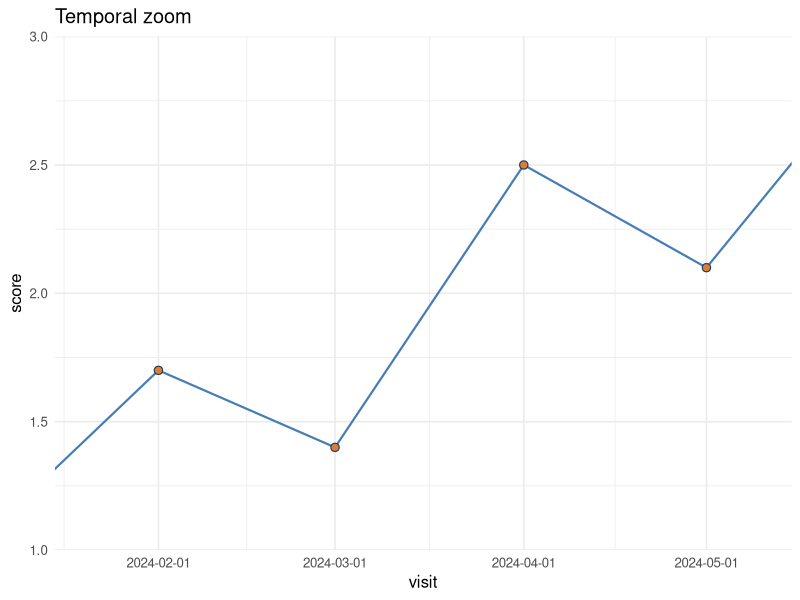
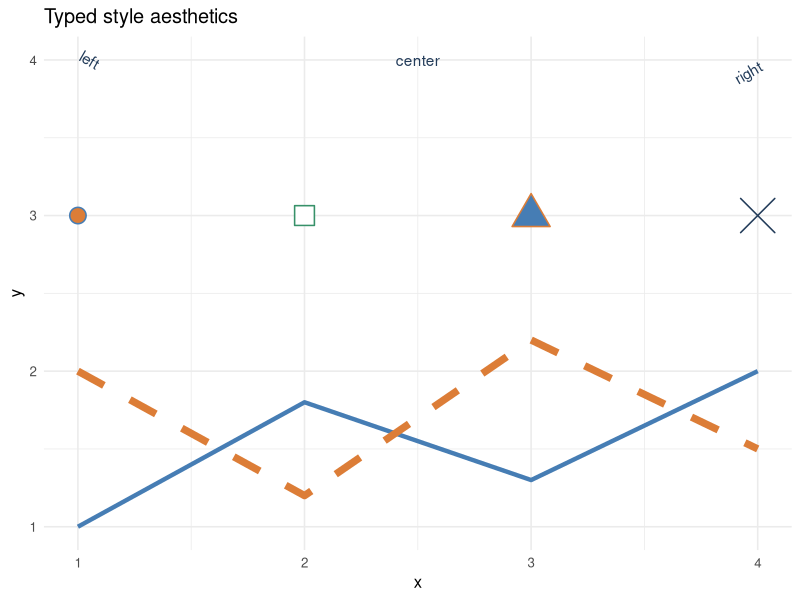
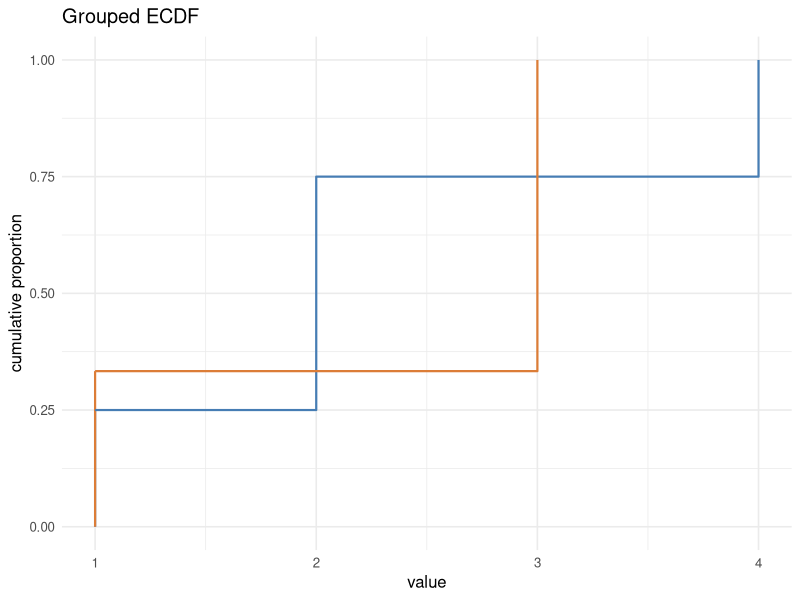
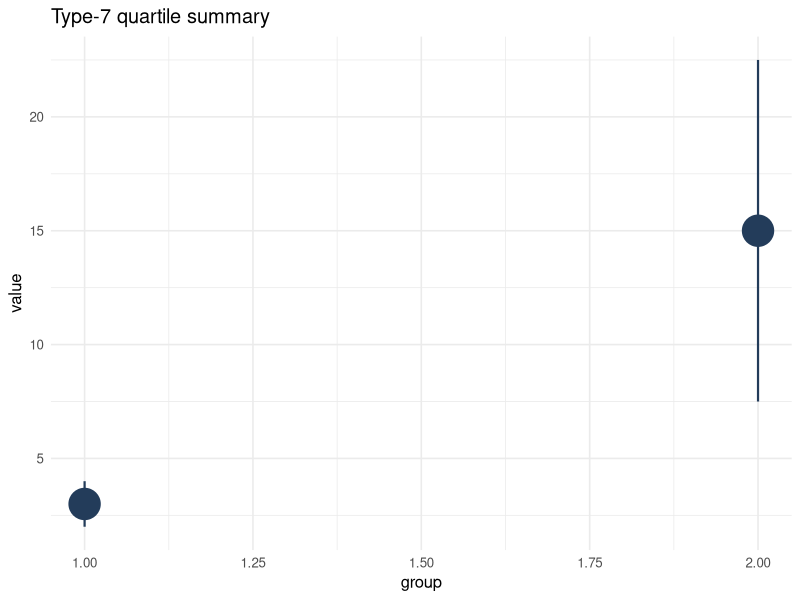
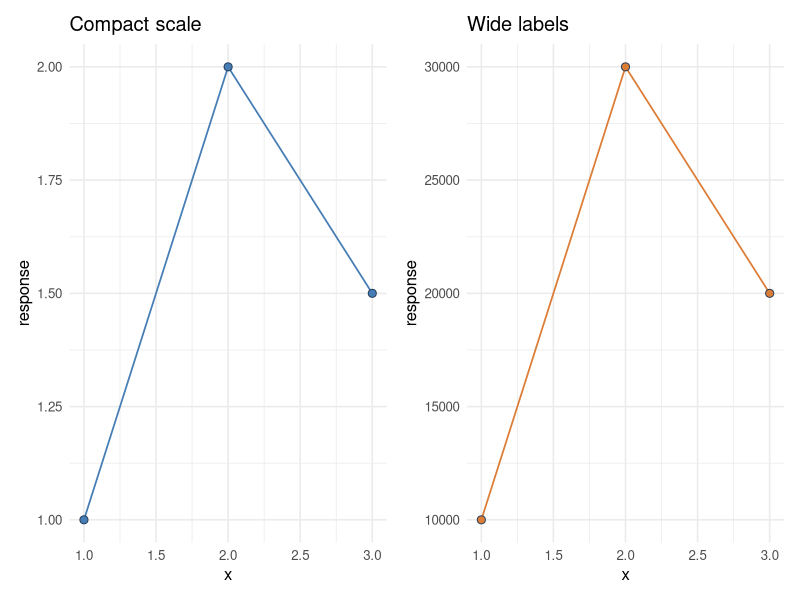

R code for these plots, in order:
args <- commandArgs(trailingOnly = TRUE)
out_dir <- if (length(args) >= 1L) args[[1L]] else "target/feature-visual-qa/reference"
dir.create(out_dir, recursive = TRUE, showWarnings = FALSE)

suppressPackageStartupMessages(library(ggplot2))
suppressPackageStartupMessages(library(patchwork))

blue <- "#467DB4"
orange <- "#DC7D37"
green <- "#379169"
navy <- "#233C5A"

visits <- data.frame(
  day = as.Date(c(
    "2024-01-01", "2024-02-01", "2024-03-01",
    "2024-04-01", "2024-05-01", "2024-06-01"
  )),
  score = c(1.0, 1.7, 1.4, 2.5, 2.1, 3.0)
)
temporal_zoom <- ggplot(visits, aes(day, score)) +
  geom_line(colour = blue, linewidth = 0.75) +
  geom_point(shape = 21, size = 2.4, stroke = 0.6, colour = navy, fill = orange) +
  scale_x_date(date_breaks = "1 month", date_labels = "%Y-%m-%d") +
  coord_cartesian(
    xlim = as.Date(c("2024-01-15", "2024-05-15")),
    expand = FALSE,
    clip = "on"
  ) +
  labs(title = "Temporal zoom", x = "visit", y = "score") +
  theme_minimal(base_size = 12)

style_points <- data.frame(
  x = 1:4,
  y = rep(3, 4),
  shape = factor(c("circle", "square", "triangle", "cross"),
    levels = c("circle", "square", "triangle", "cross")
  ),
  size = c(5, 7, 9, 11),
  colour = c(blue, green, orange, navy),
  fill = c(orange, "#FFFFFF", blue, "#FFFFFF")
)
style_lines <- data.frame(
  x = rep(1:4, 2),
  y = c(1.0, 1.8, 1.3, 2.0, 2.0, 1.2, 2.2, 1.5),
  group = factor(rep(c("solid", "dashed"), each = 4), levels = c("solid", "dashed")),
  colour = rep(c(blue, orange), each = 4),
  linewidth = rep(c(1.5, 2.5), each = 4)
)
style_text <- data.frame(
  x = c(1, 2.5, 4),
  y = c(4, 4, 4),
  label = c("left", "center", "right"),
  angle = c(-30, 0, 30),
  hjust = c(0, 0.5, 1),
  vjust = c(0, 0.5, 1)
)
style_aesthetics <- ggplot() +
  geom_line(
    data = style_lines,
    aes(x, y, group = group, colour = colour, linetype = group, linewidth = linewidth),
    lineend = "butt"
  ) +
  geom_point(
    data = style_points,
    aes(x, y, shape = shape, size = size, colour = colour, fill = fill),
    stroke = 0.8
  ) +
  geom_text(
    data = style_text,
    aes(x, y, label = label, angle = angle, hjust = hjust, vjust = vjust),
    colour = navy
  ) +
  scale_shape_manual(values = c(circle = 21, square = 22, triangle = 24, cross = 4)) +
  scale_size_identity() +
  scale_colour_identity() +
  scale_fill_identity() +
  scale_linetype_manual(values = c(solid = "solid", dashed = "dashed")) +
  scale_linewidth_identity() +
  labs(title = "Typed style aesthetics", x = "x", y = "y") +
  theme_minimal(base_size = 12) +
  theme(legend.position = "none")

distribution <- data.frame(
  value = c(2, 1, 2, 4, 3, 3, 1),
  group = factor(c("A", "A", "A", "A", "B", "B", "B"), levels = c("A", "B"))
)
ecdf_baseline <- data.frame(
  value = c(1, 1),
  first_proportion = c(0.25, 1 / 3),
  group = factor(c("A", "B"), levels = c("A", "B"))
)
ecdf <- ggplot(distribution, aes(value, colour = group, group = group)) +
  geom_segment(
    data = ecdf_baseline,
    aes(x = value, xend = value, y = 0, yend = first_proportion, colour = group),
    inherit.aes = FALSE,
    linewidth = 0.75
  ) +
  stat_ecdf(geom = "step", pad = FALSE, linewidth = 0.75) +
  scale_colour_manual(values = c(A = blue, B = orange)) +
  labs(title = "Grouped ECDF", x = "value", y = "cumulative proportion") +
  theme_minimal(base_size = 12) +
  theme(legend.position = "none")

summary_data <- data.frame(
  position = c(rep(1, 5), rep(2, 4)),
  value = c(1, 2, 3, 4, 100, 0, 10, 20, 30)
)
quantile_summary <- ggplot(summary_data, aes(position, value)) +
  stat_summary(
    fun = median,
    fun.min = function(x) unname(quantile(x, 0.25, type = 7)),
    fun.max = function(x) unname(quantile(x, 0.75, type = 7)),
    geom = "pointrange",
    colour = navy,
    linewidth = 0.75,
    size = 2.4
  ) +
  labs(title = "Type-7 quartile summary", x = "group", y = "value") +
  theme_minimal(base_size = 12)

compact <- data.frame(x = 1:3, y = c(1, 2, 1.5))
wide <- data.frame(x = 1:3, y = c(10000, 30000, 20000))
compact_plot <- ggplot(compact, aes(x, y)) +
  geom_line(colour = blue, linewidth = 0.6) +
  geom_point(shape = 21, colour = navy, fill = blue, size = 2.4) +
  labs(title = "Compact scale", x = "x", y = "response") +
  theme_minimal(base_size = 12)
wide_plot <- ggplot(wide, aes(x, y)) +
  geom_line(colour = orange, linewidth = 0.6) +
  geom_point(shape = 21, colour = navy, fill = orange, size = 2.4) +
  labs(title = "Wide labels", x = "x", y = "response") +
  theme_minimal(base_size = 12)
composition <- compact_plot + wide_plot + plot_layout(ncol = 2)

plots <- list(
  `temporal-zoom` = temporal_zoom,
  `style-aesthetics` = style_aesthetics,
  ecdf = ecdf,
  `quantile-summary` = quantile_summary,
  composition = composition
)
for (name in names(plots)) {
  ggsave(
    filename = file.path(out_dir, paste0(name, ".png")),
    plot = plots[[name]],
    width = 6.4,
    height = 4.8,
    dpi = 100,
    bg = "white"
  )
}

write_tsv <- function(value, name) {
  write.table(
    value,
    file.path(out_dir, name),
    sep = "\t",
    row.names = FALSE,
    quote = FALSE
  )
}
write_tsv(layer_data(temporal_zoom, 1)[c("x", "y")], "temporal-line-layer.tsv")
write_tsv(layer_data(temporal_zoom, 2)[c("x", "y")], "temporal-point-layer.tsv")
write_tsv(
  layer_data(style_aesthetics, 1)[c("x", "y", "group", "colour", "linetype", "linewidth")],
  "style-line-layer.tsv"
)
write_tsv(
  layer_data(style_aesthetics, 2)[c("x", "y", "shape", "size", "colour", "fill")],
  "style-point-layer.tsv"
)
write_tsv(
  layer_data(style_aesthetics, 3)[c("x", "y", "label", "angle", "hjust", "vjust")],
  "style-text-layer.tsv"
)
write_tsv(
  layer_data(ecdf, 1)[c("x", "xend", "y", "yend", "group", "colour")],
  "ecdf-baseline-layer.tsv"
)
write_tsv(layer_data(ecdf, 2)[c("x", "y", "group", "colour")], "ecdf-layer.tsv")
write_tsv(
  layer_data(quantile_summary)[c("x", "y", "ymin", "ymax")],
  "quantile-summary-layer.tsv"
)
write_tsv(layer_data(compact_plot)[c("x", "y")], "composition-compact-layer.tsv")
write_tsv(layer_data(wide_plot)[c("x", "y")], "composition-wide-layer.tsv")

manifest <- data.frame(
  case = names(plots),
  peer = c("ggplot2", "ggplot2", "ggplot2", "ggplot2", "ggplot2 + patchwork"),
  ggplot2_version = as.character(packageVersion("ggplot2")),
  patchwork_version = as.character(packageVersion("patchwork"))
)
write_tsv(manifest, "reference-manifest.tsv")

cat("wrote recent-feature peer references to", out_dir, "\n")
